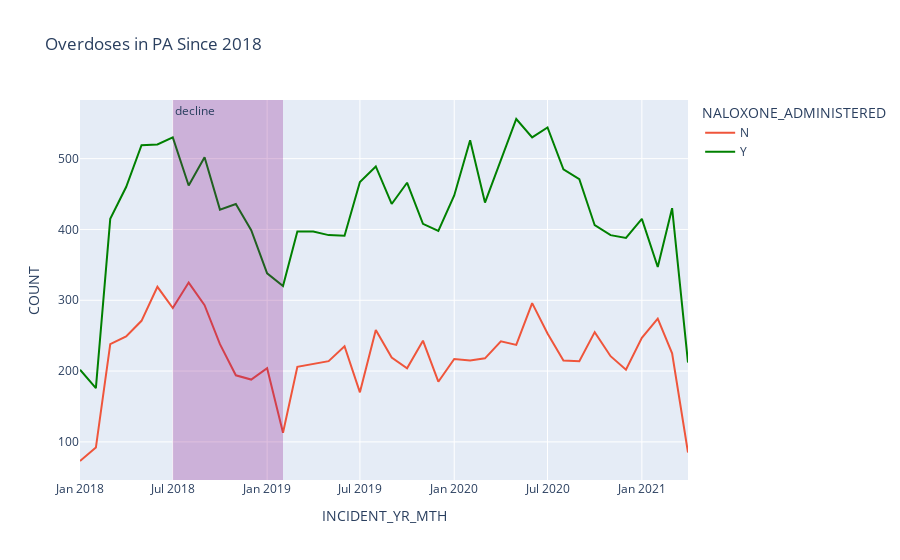

The notebook cell this image was saved under:
### Code cell
#segment by narcan use
fig = px.line(df_year_narcan, x="INCIDENT_YR_MTH", y="COUNT", 
              color = 'NALOXONE_ADMINISTERED',
              color_discrete_map={
                "N": '#EF553B',
                "Y": "green"},
              title='Overdoses in PA Since 2018')

#vertical box
fig.add_vrect(x0="2018-07-01", x1="2019-02-01", 
              annotation_text="decline", annotation_position="top left",
              fillcolor="purple", opacity=0.25, line_width=0)
fig.show()

### Figure 1 — Plotly figure (JSON) as saved in the notebook; plotly's stock layout.template omitted (floating-point values rounded to 4 significant figures)
{"data": [{"hovertemplate": "NALOXONE_ADMINISTERED=N<br>INCIDENT_YR_MTH=%{x}<br>COUNT=%{y}<extra></extra>", "legendgroup": "N", "line": {"color": "#EF553B", "dash": "solid"}, "mode": "lines", "name": "N", "orientation": "v", "showlegend": true, "type": "scatter", "x": ["2018-01", "2018-02", "2018-03", "2018-04", "2018-05", "2018-06", "2018-07", "2018-08", "2018-09", "2018-10", "2018-11", "2018-12", "2019-01", "2019-02", "2019-03", "2019-04", "2019-05", "2019-06", "2019-07", "2019-08", "2019-09", "2019-10", "2019-11", "2019-12", "2020-01", "2020-02", "2020-03", "2020-04", "2020-05", "2020-06", "2020-07", "2020-08", "2020-09", "2020-10", "2020-11", "2020-12", "2021-01", "2021-02", "2021-03", "2021-04"], "xaxis": "x", "y": [73, 92, 238, 249, 271, 319, 289, 325, 293, 238, 194, 188, 204, 113, 206, 210, 214, 235, 170, 258, 219, 204, 243, 185, 217, 215, 218, 242, 237, 296, 253, 215, 214, 255, 221, 202, 247, 274, 225, 85], "yaxis": "y"}, {"hovertemplate": "NALOXONE_ADMINISTERED=Y<br>INCIDENT_YR_MTH=%{x}<br>COUNT=%{y}<extra></extra>", "legendgroup": "Y", "line": {"color": "green", "dash": "solid"}, "mode": "lines", "name": "Y", "orientation": "v", "showlegend": true, "type": "scatter", "x": ["2018-01", "2018-02", "2018-03", "2018-04", "2018-05", "2018-06", "2018-07", "2018-08", "2018-09", "2018-10", "2018-11", "2018-12", "2019-01", "2019-02", "2019-03", "2019-04", "2019-05", "2019-06", "2019-07", "2019-08", "2019-09", "2019-10", "2019-11", "2019-12", "2020-01", "2020-02", "2020-03", "2020-04", "2020-05", "2020-06", "2020-07", "2020-08", "2020-09", "2020-10", "2020-11", "2020-12", "2021-01", "2021-02", "2021-03", "2021-04"], "xaxis": "x", "y": [202, 176, 415, 460, 519, 520, 530, 462, 502, 428, 436, 399, 338, 320, 397, 397, 392, 391, 467, 489, 436, 466, 408, 398, 448, 526, 438, 498, 556, 530, 544, 485, 471, 406, 392, 388, 415, 347, 430, 212], "yaxis": "y"}], "layout": {"annotations": [{"showarrow": false, "text": "decline", "x": "2018-07-01", "xanchor": "left", "xref": "x", "y": 1, "yanchor": "top", "yref": "y domain"}], "legend": {"title": {"text": "NALOXONE_ADMINISTERED"}, "tracegroupgap": 0}, "shapes": [{"fillcolor": "purple", "line": {"width": 0}, "opacity": 0.25, "type": "rect", "x0": "2018-07-01", "x1": "2019-02-01", "xref": "x", "y0": 0, "y1": 1, "yref": "y domain"}], "title": {"text": "Overdoses in PA Since 2018"}, "xaxis": {"anchor": "y", "domain": [0, 1], "title": {"text": "INCIDENT_YR_MTH"}}, "yaxis": {"anchor": "x", "domain": [0, 1], "title": {"text": "COUNT"}}}}
